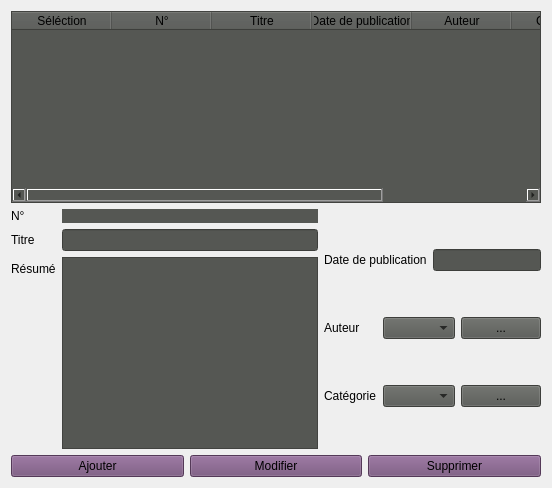
      <widget class="QWidget" name="tab_5">
       <attribute name="title">
        <string>Livres</string>
       </attribute>
       <layout class="QVBoxLayout" name="verticalLayout_3">
        <item>
         <widget class="QTableWidget" name="tableWidget">
          <property name="styleSheet">
           <string notr="true">background-color: rgb(85, 87, 83);</string>
          </property>
          <property name="selectionMode">
           <enum>QAbstractItemView::SingleSelection</enum>
          </property>
          <property name="selectionBehavior">
           <enum>QAbstractItemView::SelectRows</enum>
          </property>
          <attribute name="horizontalHeaderStretchLastSection">
           <bool>true</bool>
          </attribute>
          <attribute name="verticalHeaderVisible">
           <bool>false</bool>
          </attribute>
          <column>
           <property name="text">
            <string>Séléction</string>
           </property>
           <property name="background">
            <color>
             <red>117</red>
             <green>80</green>
             <blue>123</blue>
            </color>
           </property>
          </column>
          <column>
           <property name="text">
            <string>N°</string>
           </property>
           <property name="background">
            <color>
             <red>117</red>
             <green>80</green>
             <blue>123</blue>
            </color>
           </property>
          </column>
          <column>
           <property name="text">
            <string>Titre</string>
           </property>
           <property name="background">
            <color>
             <red>117</red>
             <green>80</green>
             <blue>123</blue>
            </color>
           </property>
          </column>
          <column>
           <property name="text">
            <string>Date de publication</string>
           </property>
           <property name="background">
            <color>
             <red>117</red>
             <green>80</green>
             <blue>123</blue>
            </color>
           </property>
          </column>
          <column>
           <property name="text">
            <string>Auteur</string>
           </property>
           <property name="background">
            <color>
             <red>117</red>
             <green>80</green>
             <blue>123</blue>
            </color>
           </property>
          </column>
          <column>
           <property name="text">
            <string>Catégorie</string>
           </property>
           <property name="background">
            <color>
             <red>117</red>
             <green>80</green>
             <blue>123</blue>
            </color>
           </property>
          </column>
          <column>
           <property name="text">
            <string>Résumé</string>
           </property>
           <property name="background">
            <color>
             <red>117</red>
             <green>80</green>
             <blue>123</blue>
            </color>
           </property>
          </column>
         </widget>
        </item>
        <item>
         <layout class="QHBoxLayout" name="horizontalLayout_5">
          <item>
           <layout class="QFormLayout" name="formLayout">
            <item row="0" column="0">
             <widget class="QLabel" name="label">
              <property name="text">
               <string>N°</string>
              </property>
             </widget>
            </item>
            <item row="0" column="1">
             <widget class="QLabel" name="labelNo">
              <property name="styleSheet">
               <string notr="true">background-color: rgb(85, 87, 83);</string>
              </property>
              <property name="text">
               <string/>
              </property>
             </widget>
            </item>
            <item row="1" column="0">
             <widget class="QLabel" name="label_2">
              <property name="text">
               <string>Titre</string>
              </property>
             </widget>
            </item>
            <item row="1" column="1">
             <widget class="QLineEdit" name="lineEditTitre">
              <property name="styleSheet">
               <string notr="true">background-color: rgb(85, 87, 83);</string>
              </property>
             </widget>
            </item>
            <item row="2" column="0">
             <widget class="QLabel" name="label_3">
              <property name="text">
               <string>Résumé</string>
              </property>
             </widget>
            </item>
            <item row="2" column="1">
             <widget class="QTextEdit" name="textEditResume">
              <property name="styleSheet">
               <string notr="true">background-color: rgb(85, 87, 83);</string>
              </property>
             </widget>
            </item>
           </layout>
          </item>
          <item>
           <layout class="QVBoxLayout" name="verticalLayout">
            <item>
             <layout class="QHBoxLayout" name="horizontalLayout_4">
              <item>
               <widget class="QLabel" name="label_4">
                <property name="text">
                 <string>Date de publication</string>
                </property>
               </widget>
              </item>
              <item>
               <widget class="QLineEdit" name="lineEditDatepubli">
                <property name="styleSheet">
                 <string notr="true">background-color: rgb(85, 87, 83);</string>
                </property>
               </widget>
              </item>
             </layout>
            </item>
            <item>
             <layout class="QHBoxLayout" name="horizontalLayout_3">
              <item>
               <widget class="QLabel" name="label_5">
                <property name="text">
                 <string>Auteur</string>
                </property>
               </widget>
              </item>
              <item>
               <widget class="QComboBox" name="comboBoxAuteur">
                <property name="styleSheet">
                 <string notr="true">background-color: rgb(85, 87, 83);</string>
                </property>
               </widget>
              </item>
              <item>
               <widget class="QPushButton" name="pushButtonAuteur">
                <property name="styleSheet">
                 <string notr="true">background-color: rgb(85, 87, 83);</string>
                </property>
                <property name="text">
                 <string>...</string>
                </property>
               </widget>
              </item>
             </layout>
            </item>
            <item>
             <layout class="QHBoxLayout" name="horizontalLayout_2">
              <item>
               <widget class="QLabel" name="label_6">
                <property name="text">
                 <string>Catégorie</string>
                </property>
               </widget>
              </item>
              <item>
               <widget class="QComboBox" name="comboBoxCategorie">
                <property name="styleSheet">
                 <string notr="true">background-color: rgb(85, 87, 83);</string>
                </property>
               </widget>
              </item>
              <item>
               <widget class="QPushButton" name="pushButtonCategorie">
                <property name="styleSheet">
                 <string notr="true">background-color: rgb(85, 87, 83);</string>
                </property>
                <property name="text">
                 <string>...</string>
                </property>
               </widget>
              </item>
             </layout>
            </item>
           </layout>
          </item>
         </layout>
        </item>
        <item>
         <layout class="QHBoxLayout" name="horizontalLayout">
          <item>
           <widget class="QPushButton" name="pushButtonAjouter">
            <property name="styleSheet">
             <string notr="true">background-color: rgb(117, 80, 123);</string>
            </property>
            <property name="text">
             <string>Ajouter</string>
            </property>
            <property name="icon">
             <iconset resource="img.qrc">
              <normaloff>:/new/img/img/test.png</normaloff>:/new/img/img/test.png</iconset>
            </property>
           </widget>
          </item>
          <item>
           <widget class="QPushButton" name="pushButtonModifier">
            <property name="styleSheet">
             <string notr="true">background-color: rgb(117, 80, 123);</string>
            </property>
            <property name="text">
             <string>Modifier</string>
            </property>
            <property name="icon">
             <iconset resource="img.qrc">
              <normaloff>:/new/img/img/mod.png</normaloff>:/new/img/img/mod.png</iconset>
            </property>
           </widget>
          </item>
          <item>
           <widget class="QPushButton" name="pushButtonSupprimer">
            <property name="styleSheet">
             <string notr="true">background-color: rgb(117, 80, 123);</string>
            </property>
            <property name="text">
             <string>Supprimer</string>
            </property>
            <property name="icon">
             <iconset resource="img.qrc">
              <normaloff>:/new/img/img/tes.png</normaloff>:/new/img/img/tes.png</iconset>
            </property>
           </widget>
          </item>
         </layout>
        </item>
       </layout>
      </widget>
